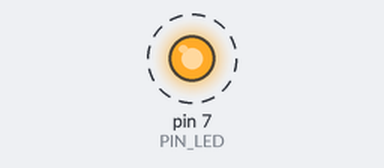
A sketch run on a simulated Arduino Uno, built with avr-gcc and run on an emulated ATmega328P. Parts: output pins drawn as LEDs (lit = HIGH). Dashed ring = blinking. What the sketch prints to the serial monitor is not drawn. At 2.1 s the program stops and its outputs stay as they are.

Above: at 1.05 s.
Timing chart, 0 to 3.6 s (numbered marks = the images above):
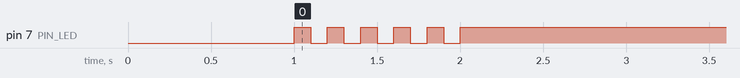

The sketch:

05_practice_2.ino
```cpp
#define PIN_LED 7
unsigned int count, toggle;

void setup() {
  pinMode(PIN_LED, OUTPUT);
  Serial.begin(115200); // Initialize serial port
  while (!Serial) {
    ; // wait for serial port to connect.
  }
  count = toggle = 0;
  digitalWrite(PIN_LED, toggle);
  delay(1000);
}

void loop() {
  if (count == 11) {
  while(1){}
}
  Serial.println(++count);
  toggle = toggle_state(toggle);
  digitalWrite(PIN_LED, toggle);
  delay(100);
}

int toggle_state(int toggle) {
  return 1-toggle;
}
```

Measured:
- by itself, pin 7 (PIN_LED): alternates HIGH for 0.10 s and LOW for 0.10 s, 11 changes in all, then stays HIGH
